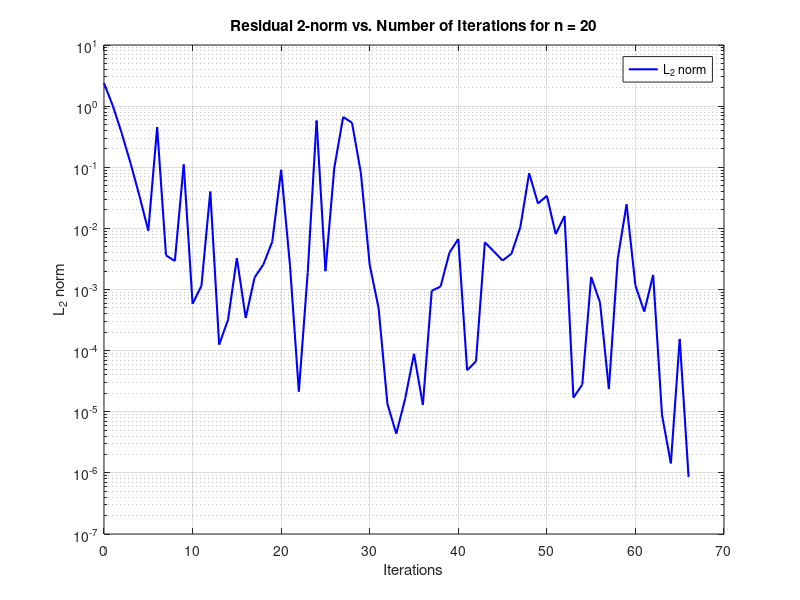
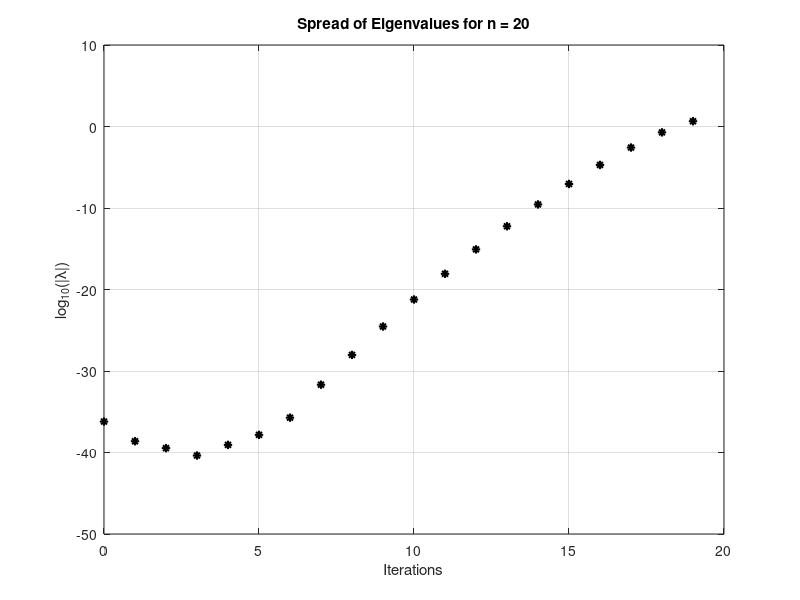

Write the MATLAB code that produced these figures, in order.
n = 20;
A = zeros(n,n);
for ii=1:n
    for jj=1:n
        A(ii,jj) = 1/(ii+jj-1);
    end
end
xk = zeros(n,1);
b = ones(n,1);
rk = A*xk - b;
pk = -rk;
kk = 0;
tol = 1e-6;

tic
while norm(rk) > tol
    rt = rk';
    pt = pk';
    Apk = A*pk; %vector
    pAp = pt*Apk; %scalar
    rtr = rt*rk; 
    ak = rtr/pAp; %scalar
    xkp1 = xk + ak*pk;
    rkp1 = rk + ak*Apk;
    rkpt = rkp1';
    num = rkpt*rkp1; %scalar
    bkp1 = num/rtr; %scalar
    pkp1 = -rkp1 + bkp1*pk;
    xk = xkp1;
    rk = rkp1;
    pk = pkp1;
    kk = kk+1;
    nrk(kk) = norm(rk);
end
toc
endt = toc;


mu = eig(A);
mu = sort(mu); %sorting from smallest to biggest
kappa = mu(n)/mu(1); %condition number for A

nvec = 0:length(nrk)-1;
muvec = 0:n-1;

figure(1)
semilogy(nvec,nrk,'b-','linewidth',1.5);
legend('L_{2} norm')
xlabel('Iterations')
ylabel('L_{2} norm')
grid on
title(['Residual 2-norm vs. Number of Iterations for n = ' num2str(n)])

mu = log(abs(mu));
figure(2)
plot(muvec,mu,'k*','linewidth',1.5)
title(['Spread of Eigenvalues for n = ' num2str(n)])
xlabel('Iterations')
ylabel('log_{10}(|\lambda|)')
grid on